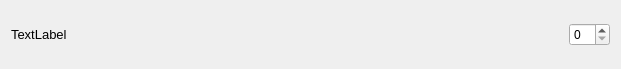
<?xml version="1.0" encoding="UTF-8"?>
<ui version="4.0">
 <class>Form</class>
 <widget class="QWidget" name="Form">
  <property name="geometry">
   <rect>
    <x>0</x>
    <y>0</y>
    <width>621</width>
    <height>69</height>
   </rect>
  </property>
  <property name="windowTitle">
   <string>Form</string>
  </property>
  <layout class="QHBoxLayout" name="horizontalLayout">
   <item>
    <widget class="QLabel" name="field_label">
     <property name="font">
      <font>
       <pointsize>10</pointsize>
      </font>
     </property>
     <property name="text">
      <string>TextLabel</string>
     </property>
    </widget>
   </item>
   <item>
    <spacer name="horizontalSpacer">
     <property name="orientation">
      <enum>Qt::Horizontal</enum>
     </property>
     <property name="sizeHint" stdset="0">
      <size>
       <width>470</width>
       <height>20</height>
      </size>
     </property>
    </spacer>
   </item>
   <item>
    <widget class="QSpinBox" name="field_value"/>
   </item>
  </layout>
 </widget>
 <resources/>
 <connections/>
</ui>
